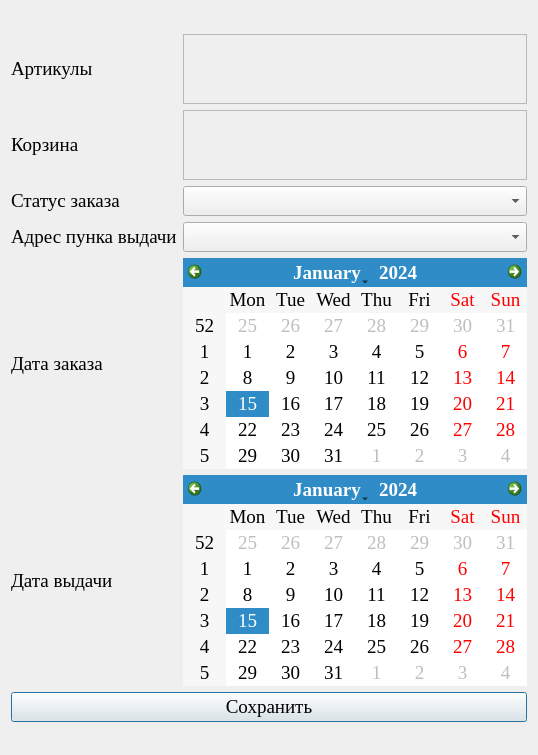
<?xml version="1.0" encoding="UTF-8"?>
<ui version="4.0">
 <class>OrderDialog</class>
 <widget class="QDialog" name="OrderDialog">
  <property name="geometry">
   <rect>
    <x>0</x>
    <y>0</y>
    <width>513</width>
    <height>755</height>
   </rect>
  </property>
  <property name="font">
   <font>
    <family>Times New Roman</family>
    <pointsize>14</pointsize>
   </font>
  </property>
  <property name="windowTitle">
   <string>Заказ</string>
  </property>
  <property name="windowIcon">
   <iconset>
    <normaloff>../../../../../../../time/import/Icon.JPG</normaloff>../../../../../../../time/import/Icon.JPG</iconset>
  </property>
  <layout class="QGridLayout" name="gridLayout">
   <item row="1" column="1">
    <widget class="QLabel" name="label">
     <property name="text">
      <string>Артикулы</string>
     </property>
    </widget>
   </item>
   <item row="5" column="2">
    <widget class="QCalendarWidget" name="Date"/>
   </item>
   <item row="4" column="1">
    <widget class="QLabel" name="label_3">
     <property name="text">
      <string>Адрес пунка выдачи</string>
     </property>
    </widget>
   </item>
   <item row="4" column="2">
    <widget class="QComboBox" name="comboBoxAddress"/>
   </item>
   <item row="3" column="2">
    <widget class="QComboBox" name="comboBoxStatus"/>
   </item>
   <item row="6" column="1">
    <widget class="QLabel" name="label_5">
     <property name="text">
      <string>Дата выдачи</string>
     </property>
    </widget>
   </item>
   <item row="3" column="3">
    <spacer name="horizontalSpacer_2">
     <property name="orientation">
      <enum>Qt::Horizontal</enum>
     </property>
     <property name="sizeHint" stdset="0">
      <size>
       <width>0</width>
       <height>20</height>
      </size>
     </property>
    </spacer>
   </item>
   <item row="8" column="2">
    <spacer name="verticalSpacer_2">
     <property name="orientation">
      <enum>Qt::Vertical</enum>
     </property>
     <property name="sizeHint" stdset="0">
      <size>
       <width>20</width>
       <height>21</height>
      </size>
     </property>
    </spacer>
   </item>
   <item row="0" column="2">
    <spacer name="verticalSpacer">
     <property name="orientation">
      <enum>Qt::Vertical</enum>
     </property>
     <property name="sizeHint" stdset="0">
      <size>
       <width>20</width>
       <height>21</height>
      </size>
     </property>
    </spacer>
   </item>
   <item row="6" column="2">
    <widget class="QCalendarWidget" name="DateDelivery"/>
   </item>
   <item row="7" column="1" colspan="2">
    <widget class="QPushButton" name="Save">
     <property name="text">
      <string>Сохранить</string>
     </property>
    </widget>
   </item>
   <item row="5" column="1">
    <widget class="QLabel" name="label_4">
     <property name="text">
      <string>Дата заказа</string>
     </property>
    </widget>
   </item>
   <item row="3" column="0">
    <spacer name="horizontalSpacer">
     <property name="orientation">
      <enum>Qt::Horizontal</enum>
     </property>
     <property name="sizeHint" stdset="0">
      <size>
       <width>3</width>
       <height>20</height>
      </size>
     </property>
    </spacer>
   </item>
   <item row="3" column="1">
    <widget class="QLabel" name="label_2">
     <property name="text">
      <string>Статус заказа</string>
     </property>
    </widget>
   </item>
   <item row="1" column="2">
    <widget class="QScrollArea" name="scrollArea">
     <property name="widgetResizable">
      <bool>true</bool>
     </property>
     <widget class="QWidget" name="Articles">
      <property name="geometry">
       <rect>
        <x>0</x>
        <y>0</y>
        <width>310</width>
        <height>69</height>
       </rect>
      </property>
      <layout class="QVBoxLayout" name="verticalLayout"/>
     </widget>
    </widget>
   </item>
   <item row="2" column="1">
    <widget class="QLabel" name="label_6">
     <property name="text">
      <string>Корзина</string>
     </property>
    </widget>
   </item>
   <item row="2" column="2">
    <widget class="QScrollArea" name="scrollArea_2">
     <property name="widgetResizable">
      <bool>true</bool>
     </property>
     <widget class="QWidget" name="Cart">
      <property name="geometry">
       <rect>
        <x>0</x>
        <y>0</y>
        <width>310</width>
        <height>69</height>
       </rect>
      </property>
      <layout class="QVBoxLayout" name="verticalLayout_2"/>
     </widget>
    </widget>
   </item>
  </layout>
 </widget>
 <resources/>
 <connections/>
</ui>
